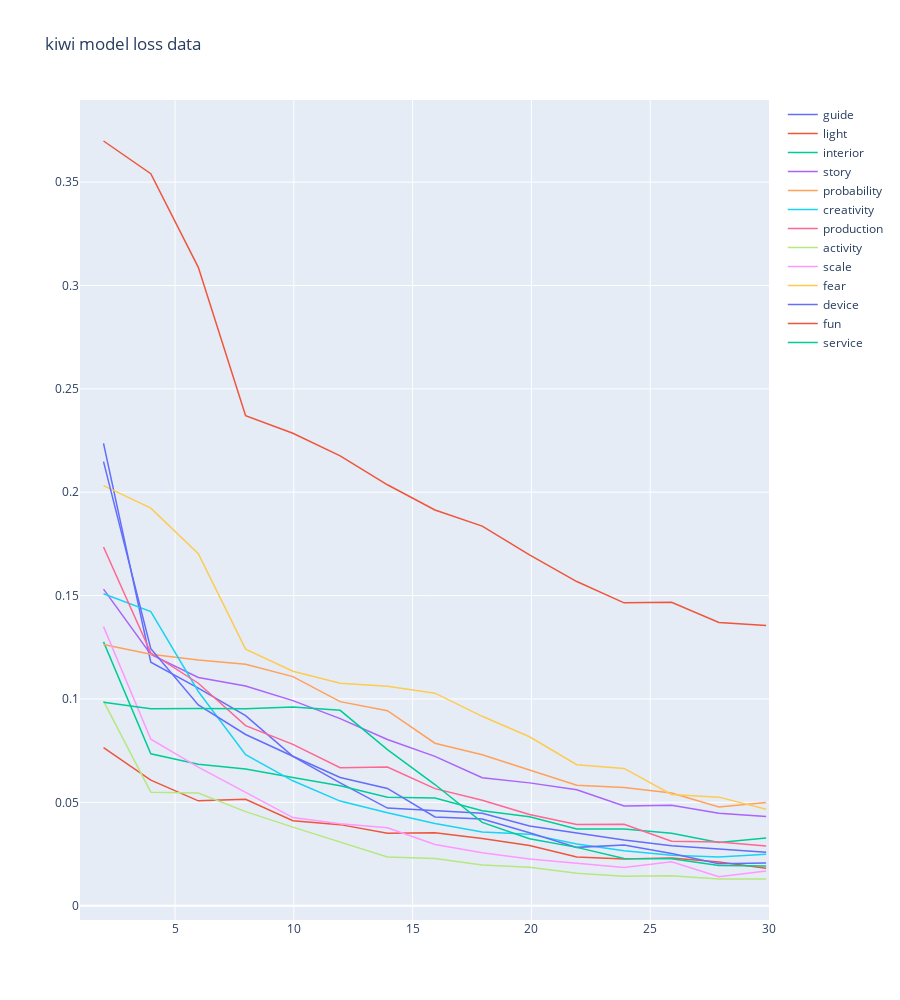

Write notebook code for a chart like this one.
### Code cell
category_names = ['guide', 'light', 'interior', 'story', 'probability', 'creativity', 'production', 'activity', 'scale', 'fear', 'device', 'fun', 'service']
for category in category_names:
    globals()[category] = get_log(category, '1')

category_names = ['guide', 'light', 'interior', 'story', 'probability', 'creativity', 'production', 'activity', 'scale', 'fear', 'device', 'fun', 'service']
categories = [guide, light, interior, story, probability, creativity, production, activity, scale, fear, device, fun, service]

category_dic = {key:value for key, value in zip(category_names, categories)}

fig = make_subplots(rows=1, cols=1, shared_xaxes=True)

for key, value in category_dic.items():
    fig.add_trace(go.Scatter(x=value[value.keys()[0]], y=value[value.keys()[2]], mode='lines', name=key, line=dict(width=1.5)))

# y 축의 범위 설정
fig.update_xaxes(range=[1, 30])  # 원하는 범위로 설정

fig.update_layout(title='kiwi model loss data', height=1000)
fig.show()

### Figure 1 — Plotly figure (JSON) as saved in the notebook; plotly's stock layout.template omitted (floating-point values rounded to 4 significant figures)
{"data": [{"line": {"width": 1.5}, "mode": "lines", "name": "guide", "type": "scatter", "x": [1.99, 3.98, 5.98, 7.97, 9.96, 11.95, 13.94, 15.94, 17.93, 19.92, 21.91, 23.9, 25.9, 27.89, 29.88], "y": [0.2236, 0.1178, 0.1052, 0.0919, 0.0722, 0.0594, 0.0472, 0.0458, 0.0447, 0.0385, 0.0352, 0.0318, 0.029, 0.0275, 0.0258]}, {"line": {"width": 1.5}, "mode": "lines", "name": "light", "type": "scatter", "x": [1.99, 3.98, 5.98, 7.97, 9.96, 11.95, 13.94, 15.94, 17.93, 19.92, 21.91, 23.9, 25.9, 27.89, 29.88], "y": [0.0765, 0.0607, 0.0507, 0.0515, 0.0411, 0.0392, 0.035, 0.0353, 0.0325, 0.0291, 0.0236, 0.0226, 0.0231, 0.0211, 0.0181]}, {"line": {"width": 1.5}, "mode": "lines", "name": "interior", "type": "scatter", "x": [1.99, 3.98, 5.98, 7.97, 9.96, 11.95, 13.94, 15.94, 17.93, 19.92, 21.91, 23.9, 25.9, 27.89, 29.88], "y": [0.1276, 0.0735, 0.0684, 0.0661, 0.062, 0.058, 0.0525, 0.0521, 0.0459, 0.043, 0.0371, 0.0371, 0.035, 0.0306, 0.0327]}, {"line": {"width": 1.5}, "mode": "lines", "name": "story", "type": "scatter", "x": [1.99, 3.98, 5.98, 7.97, 9.96, 11.95, 13.94, 15.94, 17.93, 19.92, 21.91, 23.9, 25.9, 27.89, 29.88], "y": [0.1531, 0.1215, 0.1104, 0.1063, 0.0992, 0.0905, 0.0804, 0.0722, 0.0619, 0.0594, 0.0561, 0.0482, 0.0486, 0.0447, 0.0431]}, {"line": {"width": 1.5}, "mode": "lines", "name": "probability", "type": "scatter", "x": [1.99, 3.98, 5.98, 7.97, 9.96, 11.95, 13.94, 15.94, 17.93, 19.92, 21.91, 23.9, 25.9, 27.89, 29.88], "y": [0.1263, 0.1216, 0.1188, 0.1168, 0.1108, 0.0987, 0.0943, 0.0786, 0.073, 0.0656, 0.0583, 0.0572, 0.0545, 0.0477, 0.0499]}, {"line": {"width": 1.5}, "mode": "lines", "name": "creativity", "type": "scatter", "x": [1.99, 3.98, 5.98, 7.97, 9.96, 11.95, 13.94, 15.94, 17.93, 19.92, 21.91, 23.9, 25.9, 27.89, 29.88], "y": [0.1509, 0.1423, 0.1036, 0.073, 0.0604, 0.0506, 0.0449, 0.0397, 0.0356, 0.0346, 0.0298, 0.0266, 0.0244, 0.0236, 0.0249]}, {"line": {"width": 1.5}, "mode": "lines", "name": "production", "type": "scatter", "x": [1.99, 3.98, 5.98, 7.97, 9.96, 11.95, 13.94, 15.94, 17.93, 19.92, 21.91, 23.9, 25.9, 27.89, 29.88], "y": [0.1735, 0.1223, 0.1076, 0.0871, 0.078, 0.0667, 0.0671, 0.0566, 0.051, 0.0441, 0.0393, 0.0394, 0.0312, 0.0308, 0.0289]}, {"line": {"width": 1.5}, "mode": "lines", "name": "activity", "type": "scatter", "x": [1.99, 3.98, 5.98, 7.97, 9.96, 11.95, 13.94, 15.94, 17.93, 19.92, 21.91, 23.9, 25.9, 27.89, 29.88], "y": [0.0989, 0.0549, 0.0545, 0.0455, 0.038, 0.0309, 0.0236, 0.0228, 0.0197, 0.0186, 0.0157, 0.0142, 0.0145, 0.0129, 0.0129]}, {"line": {"width": 1.5}, "mode": "lines", "name": "scale", "type": "scatter", "x": [1.99, 3.98, 5.98, 7.97, 9.96, 11.95, 13.94, 15.94, 17.93, 19.92, 21.91, 23.9, 25.9, 27.89, 29.88], "y": [0.135, 0.0805, 0.067, 0.055, 0.0426, 0.0396, 0.0377, 0.0296, 0.0256, 0.0226, 0.0204, 0.0185, 0.0212, 0.014, 0.0168]}, {"line": {"width": 1.5}, "mode": "lines", "name": "fear", "type": "scatter", "x": [1.99, 3.98, 5.98, 7.97, 9.96, 11.95, 13.94, 15.94, 17.93, 19.92, 21.91, 23.9, 25.9, 27.89, 29.88], "y": [0.2032, 0.1923, 0.1703, 0.1241, 0.1134, 0.1076, 0.1061, 0.1028, 0.0916, 0.0817, 0.0682, 0.0664, 0.0538, 0.0525, 0.0466]}, {"line": {"width": 1.5}, "mode": "lines", "name": "device", "type": "scatter", "x": [1.99, 3.98, 5.98, 7.97, 9.96, 11.95, 13.94, 15.94, 17.93, 19.92, 21.91, 23.9, 25.9, 27.89, 29.88], "y": [0.2148, 0.1243, 0.0971, 0.0828, 0.0723, 0.062, 0.0567, 0.0429, 0.0419, 0.0353, 0.0282, 0.0294, 0.0252, 0.0203, 0.0206]}, {"line": {"width": 1.5}, "mode": "lines", "name": "fun", "type": "scatter", "x": [1.99, 3.98, 5.98, 7.97, 9.96, 11.95, 13.94, 15.94, 17.93, 19.92, 21.91, 23.9, 25.9, 27.89, 29.88], "y": [0.3699, 0.3541, 0.3088, 0.237, 0.2285, 0.2176, 0.2036, 0.1914, 0.1836, 0.1697, 0.1568, 0.1465, 0.1468, 0.137, 0.1355]}, {"line": {"width": 1.5}, "mode": "lines", "name": "service", "type": "scatter", "x": [1.99, 3.98, 5.98, 7.97, 9.96, 11.95, 13.94, 15.94, 17.93, 19.92, 21.91, 23.9, 25.9, 27.89, 29.88], "y": [0.0984, 0.0953, 0.0954, 0.0952, 0.0961, 0.0945, 0.0755, 0.0586, 0.0403, 0.0324, 0.0282, 0.0228, 0.0227, 0.0194, 0.0192]}], "layout": {"height": 1000, "title": {"text": "kiwi model loss data"}, "xaxis": {"anchor": "y", "domain": [0, 1], "range": [1, 30]}, "yaxis": {"anchor": "x", "domain": [0, 1]}}}
